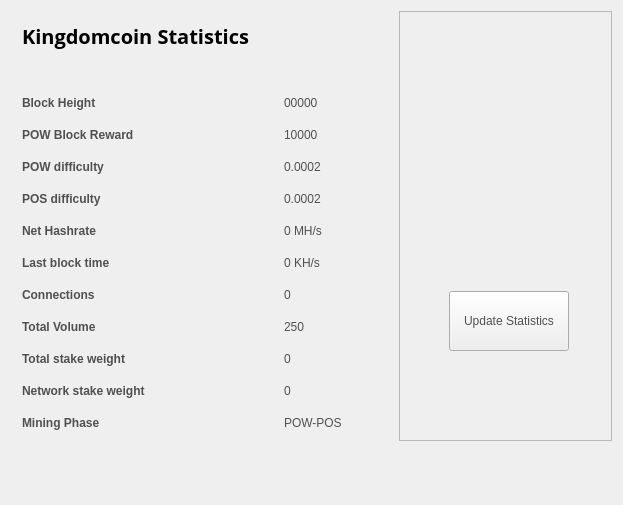
<?xml version="1.0" encoding="UTF-8"?>
<ui version="4.0">
 <class>StatisticsPage</class>
 <widget class="QWidget" name="StatisticsPage">
  <property name="windowModality">
   <enum>Qt::NonModal</enum>
  </property>
  <property name="geometry">
   <rect>
    <x>0</x>
    <y>0</y>
    <width>623</width>
    <height>505</height>
   </rect>
  </property>
  <property name="windowTitle">
   <string>Digging</string>
  </property>
  <property name="styleSheet">
   <string notr="true">color:#505050;
font-family:'Open Sans,sans-serif';</string>
  </property>
  <layout class="QGridLayout" name="gridLayout">
   <property name="sizeConstraint">
    <enum>QLayout::SetMaximumSize</enum>
   </property>
   <item row="0" column="1">
    <widget class="QFrame" name="frame">
     <property name="minimumSize">
      <size>
       <width>213</width>
       <height>0</height>
      </size>
     </property>
     <property name="frameShape">
      <enum>QFrame::StyledPanel</enum>
     </property>
     <property name="frameShadow">
      <enum>QFrame::Raised</enum>
     </property>
     <widget class="QPushButton" name="startButton">
      <property name="geometry">
       <rect>
        <x>50</x>
        <y>280</y>
        <width>120</width>
        <height>60</height>
       </rect>
      </property>
      <property name="sizePolicy">
       <sizepolicy hsizetype="Fixed" vsizetype="Fixed">
        <horstretch>0</horstretch>
        <verstretch>0</verstretch>
       </sizepolicy>
      </property>
      <property name="minimumSize">
       <size>
        <width>120</width>
        <height>60</height>
       </size>
      </property>
      <property name="autoFillBackground">
       <bool>false</bool>
      </property>
      <property name="styleSheet">
       <string notr="true"/>
      </property>
      <property name="text">
       <string>Update Statistics</string>
      </property>
     </widget>
     <widget class="QLabel" name="label">
      <property name="geometry">
       <rect>
        <x>10</x>
        <y>10</y>
        <width>191</width>
        <height>191</height>
       </rect>
      </property>
      <property name="text">
       <string/>
      </property>
      <property name="pixmap">
       <pixmap resource="../bitcoin.qrc">:/icons/coinbg</pixmap>
      </property>
      <property name="scaledContents">
       <bool>true</bool>
      </property>
     </widget>
    </widget>
   </item>
   <item row="0" column="0">
    <widget class="QFrame" name="gridFrame_2">
     <layout class="QGridLayout" name="gridLayout_4">
      <item row="3" column="0">
       <layout class="QFormLayout" name="formLayout_2">
        <property name="fieldGrowthPolicy">
         <enum>QFormLayout::FieldsStayAtSizeHint</enum>
        </property>
        <property name="horizontalSpacing">
         <number>139</number>
        </property>
        <property name="verticalSpacing">
         <number>18</number>
        </property>
        <property name="rightMargin">
         <number>0</number>
        </property>
        <item row="1" column="0">
         <widget class="QLabel" name="label_14">
          <property name="text">
           <string>&lt;html&gt;&lt;head/&gt;&lt;body&gt;&lt;p&gt;&lt;span style=&quot; font-weight:600;&quot;&gt;Block Height&lt;/span&gt;&lt;/p&gt;&lt;/body&gt;&lt;/html&gt;</string>
          </property>
         </widget>
        </item>
        <item row="1" column="1">
         <widget class="QLabel" name="heightBox">
          <property name="text">
           <string>00000</string>
          </property>
         </widget>
        </item>
        <item row="2" column="0">
         <widget class="QLabel" name="label_12">
          <property name="text">
           <string>&lt;html&gt;&lt;head/&gt;&lt;body&gt;&lt;p&gt;&lt;span style=&quot; font-weight:600;&quot;&gt;POW Block Reward&lt;/span&gt;&lt;/p&gt;&lt;/body&gt;&lt;/html&gt;</string>
          </property>
         </widget>
        </item>
        <item row="2" column="1">
         <widget class="QLabel" name="rewardBox">
          <property name="text">
           <string>10000</string>
          </property>
         </widget>
        </item>
        <item row="3" column="0">
         <widget class="QLabel" name="label_13">
          <property name="text">
           <string>&lt;html&gt;&lt;head/&gt;&lt;body&gt;&lt;p&gt;&lt;span style=&quot; font-weight:600;&quot;&gt;POW difficulty&lt;/span&gt;&lt;/p&gt;&lt;/body&gt;&lt;/html&gt;</string>
          </property>
         </widget>
        </item>
        <item row="3" column="1">
         <widget class="QLabel" name="diffBox">
          <property name="text">
           <string>0.0002</string>
          </property>
         </widget>
        </item>
        <item row="4" column="0">
         <widget class="QLabel" name="label_9">
          <property name="text">
           <string>&lt;html&gt;&lt;head/&gt;&lt;body&gt;&lt;p&gt;&lt;span style=&quot; font-weight:600;&quot;&gt;POS difficulty&lt;/span&gt;&lt;/p&gt;&lt;/body&gt;&lt;/html&gt;</string>
          </property>
         </widget>
        </item>
        <item row="4" column="1">
         <widget class="QLabel" name="diffBox2">
          <property name="text">
           <string>0.0002</string>
          </property>
         </widget>
        </item>
        <item row="5" column="1">
         <widget class="QLabel" name="pawrateBox">
          <property name="text">
           <string>0 MH/s</string>
          </property>
         </widget>
        </item>
        <item row="6" column="0">
         <widget class="QLabel" name="label3_2">
          <property name="sizePolicy">
           <sizepolicy hsizetype="Preferred" vsizetype="Maximum">
            <horstretch>0</horstretch>
            <verstretch>0</verstretch>
           </sizepolicy>
          </property>
          <property name="text">
           <string>&lt;html&gt;&lt;head/&gt;&lt;body&gt;&lt;p&gt;&lt;span style=&quot; font-weight:600;&quot;&gt;Last block time&lt;/span&gt;&lt;/p&gt;&lt;/body&gt;&lt;/html&gt;</string>
          </property>
         </widget>
        </item>
        <item row="6" column="1">
         <widget class="QLabel" name="localBox">
          <property name="text">
           <string>0 KH/s</string>
          </property>
         </widget>
        </item>
        <item row="7" column="0">
         <widget class="QLabel" name="label1_2">
          <property name="text">
           <string>&lt;html&gt;&lt;head/&gt;&lt;body&gt;&lt;p&gt;&lt;span style=&quot; font-weight:600;&quot;&gt;Connections&lt;/span&gt;&lt;/p&gt;&lt;/body&gt;&lt;/html&gt;</string>
          </property>
         </widget>
        </item>
        <item row="7" column="1">
         <widget class="QLabel" name="connectionBox">
          <property name="text">
           <string>0</string>
          </property>
         </widget>
        </item>
        <item row="8" column="0">
         <widget class="QLabel" name="label_8">
          <property name="text">
           <string>&lt;html&gt;&lt;head/&gt;&lt;body&gt;&lt;p&gt;&lt;span style=&quot; font-weight:600;&quot;&gt;Total Volume&lt;/span&gt;&lt;/p&gt;&lt;/body&gt;&lt;/html&gt;</string>
          </property>
         </widget>
        </item>
        <item row="8" column="1">
         <widget class="QLabel" name="volumeBox">
          <property name="text">
           <string>250</string>
          </property>
         </widget>
        </item>
        <item row="9" column="0">
         <widget class="QLabel" name="label_10">
          <property name="text">
           <string>&lt;html&gt;&lt;head/&gt;&lt;body&gt;&lt;p&gt;&lt;span style=&quot; font-weight:600;&quot;&gt;Total stake weight&lt;/span&gt;&lt;/p&gt;&lt;/body&gt;&lt;/html&gt;</string>
          </property>
         </widget>
        </item>
        <item row="9" column="1">
         <widget class="QLabel" name="minBox">
          <property name="text">
           <string>0</string>
          </property>
         </widget>
        </item>
        <item row="10" column="0">
         <widget class="QLabel" name="label_11">
          <property name="text">
           <string>&lt;html&gt;&lt;head/&gt;&lt;body&gt;&lt;p&gt;&lt;span style=&quot; font-weight:600;&quot;&gt;Network stake weight&lt;/span&gt;&lt;/p&gt;&lt;/body&gt;&lt;/html&gt;</string>
          </property>
         </widget>
        </item>
        <item row="10" column="1">
         <widget class="QLabel" name="maxBox">
          <property name="text">
           <string>0</string>
          </property>
         </widget>
        </item>
        <item row="11" column="0">
         <widget class="QLabel" name="label_15">
          <property name="text">
           <string>&lt;html&gt;&lt;head/&gt;&lt;body&gt;&lt;p&gt;&lt;span style=&quot; font-weight:600;&quot;&gt;Mining Phase&lt;/span&gt;&lt;/p&gt;&lt;/body&gt;&lt;/html&gt;</string>
          </property>
         </widget>
        </item>
        <item row="11" column="1">
         <widget class="QLabel" name="cBox">
          <property name="text">
           <string>POW-POS</string>
          </property>
         </widget>
        </item>
        <item row="5" column="0">
         <widget class="QLabel" name="label_16">
          <property name="text">
           <string>&lt;html&gt;&lt;head/&gt;&lt;body&gt;&lt;p&gt;&lt;span style=&quot; font-weight:600;&quot;&gt;Net Hashrate&lt;/span&gt;&lt;/p&gt;&lt;/body&gt;&lt;/html&gt;</string>
          </property>
         </widget>
        </item>
       </layout>
      </item>
      <item row="1" column="0">
       <layout class="QHBoxLayout" name="horizontalLayout_4">
        <property name="spacing">
         <number>7</number>
        </property>
        <item>
         <widget class="QLabel" name="label_5">
          <property name="font">
           <font>
            <family>Open Sans,sans-serif</family>
           </font>
          </property>
          <property name="text">
           <string>&lt;html&gt;&lt;head/&gt;&lt;body&gt;&lt;p&gt;&lt;span style=&quot; font-size:20px; font-weight:600; color:#000000;&quot;&gt;Kingdomcoin Statistics&lt;/span&gt;&lt;/p&gt;&lt;/body&gt;&lt;/html&gt;</string>
          </property>
         </widget>
        </item>
        <item>
         <spacer name="horizontalSpacer_2">
          <property name="orientation">
           <enum>Qt::Horizontal</enum>
          </property>
          <property name="sizeHint" stdset="0">
           <size>
            <width>40</width>
            <height>20</height>
           </size>
          </property>
         </spacer>
        </item>
       </layout>
      </item>
      <item row="2" column="0">
       <spacer name="verticalSpacer_2">
        <property name="orientation">
         <enum>Qt::Vertical</enum>
        </property>
        <property name="sizeHint" stdset="0">
         <size>
          <width>20</width>
          <height>40</height>
         </size>
        </property>
       </spacer>
      </item>
     </layout>
    </widget>
   </item>
   <item row="1" column="0">
    <spacer name="verticalSpacer">
     <property name="orientation">
      <enum>Qt::Vertical</enum>
     </property>
     <property name="sizeHint" stdset="0">
      <size>
       <width>20</width>
       <height>40</height>
      </size>
     </property>
    </spacer>
   </item>
  </layout>
 </widget>
 <layoutdefault spacing="6" margin="11"/>
 <resources/>
 <connections/>
</ui>
